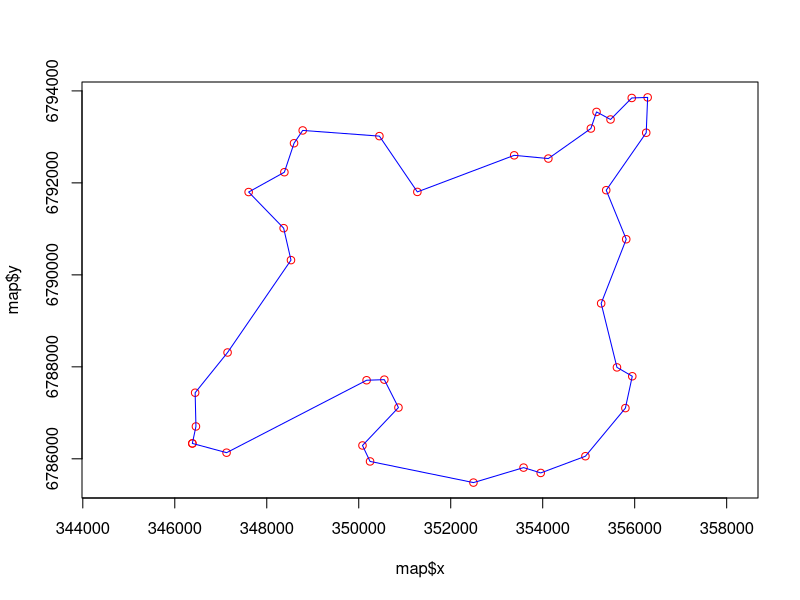
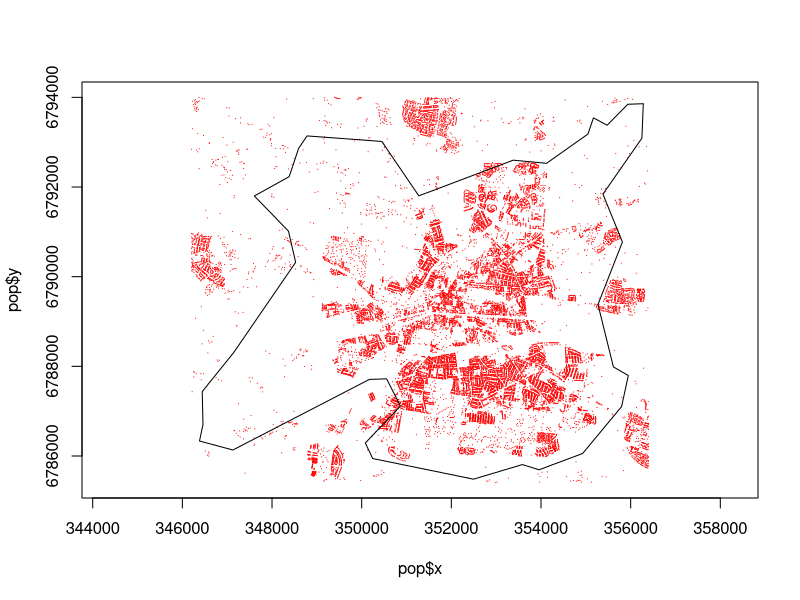
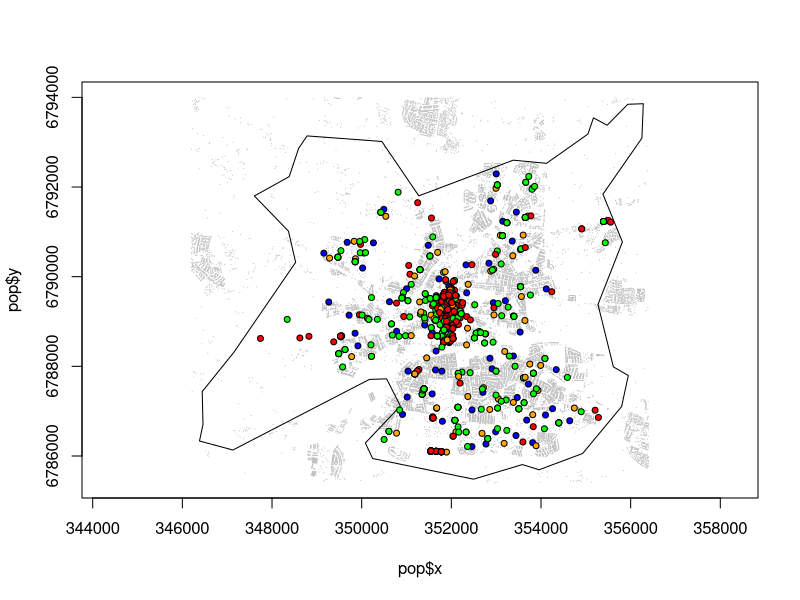
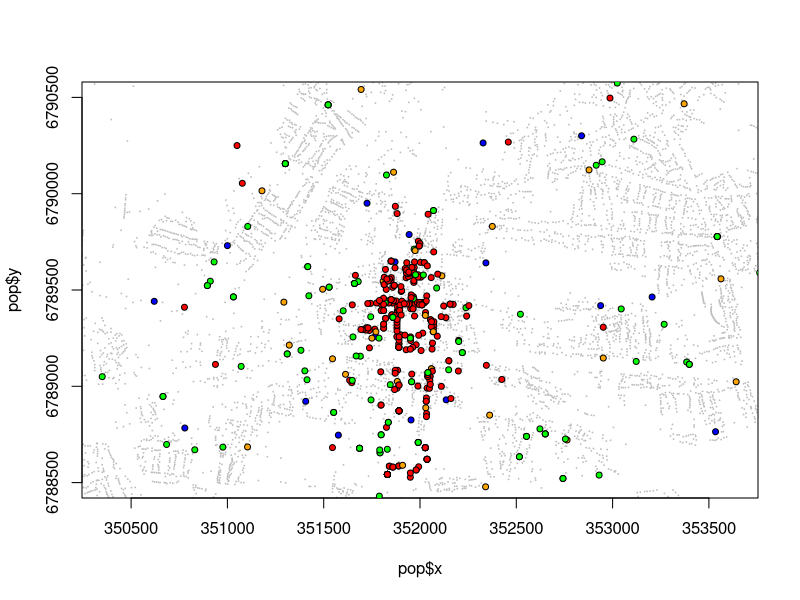

Generate these figures, in order, with R:
## ---- chunk 1
knitr::opts_chunk$set(echo = TRUE)
## ---- chunk 2
map <- read.table(file = "data/rennes/map.csv",
                  header = T,
                  sep = ";")
head(map,2)
dim(map)
## ---- chunk 3
plot(map$x,map$y, col="red", asp = 1)
lines(map$x,map$y, col="blue")
## ---- chunk 4
pop <- read.table(file = "data/rennes/popu.csv",
                  header = T,
                  sep = ";")
head(pop,2)
dim(pop)
## ---- chunk 5
plot(pop$x,pop$y, col="red", asp = 1,pch=22, cex=0.01)
lines(map$x,map$y, col="black")

## ---- chunk 6
bpe <- read.table(file = "data/rennes/bpe.csv",
                  header = T,
                  sep = ";",
                  encoding="UTF-8")
head(bpe,2)
dim(bpe)
## ---- chunk 7
table(bpe$equ)
## ---- chunk 8
bpe$couleur<-as.factor(bpe$equ)
levels(bpe$couleur)
levels(bpe$couleur)<-c("blue","green","orange","red")
bpe$couleur<-as.character(bpe$couleur)
table(bpe$couleur)
## ---- chunk 9
plot(pop$x,pop$y, col="gray", asp = 1,pch=22, cex=0.01)
lines(map$x,map$y, col="black")
points(bpe$x,bpe$y,bg=bpe$couleur, pch=21, cex=0.8)
## ---- chunk 10
plot(pop$x,
     pop$y, 
     col="gray", 
     asp = 1,
     pch=22, 
     cex=0.1,
     xlim = c(351000,353000),
     ylim = c(6788500,6790500))

lines(map$x,
      map$y, 
      col="black")

points(bpe$x,
       bpe$y,
       bg=bpe$couleur, 
       pch=21, 
       cex=0.8)
